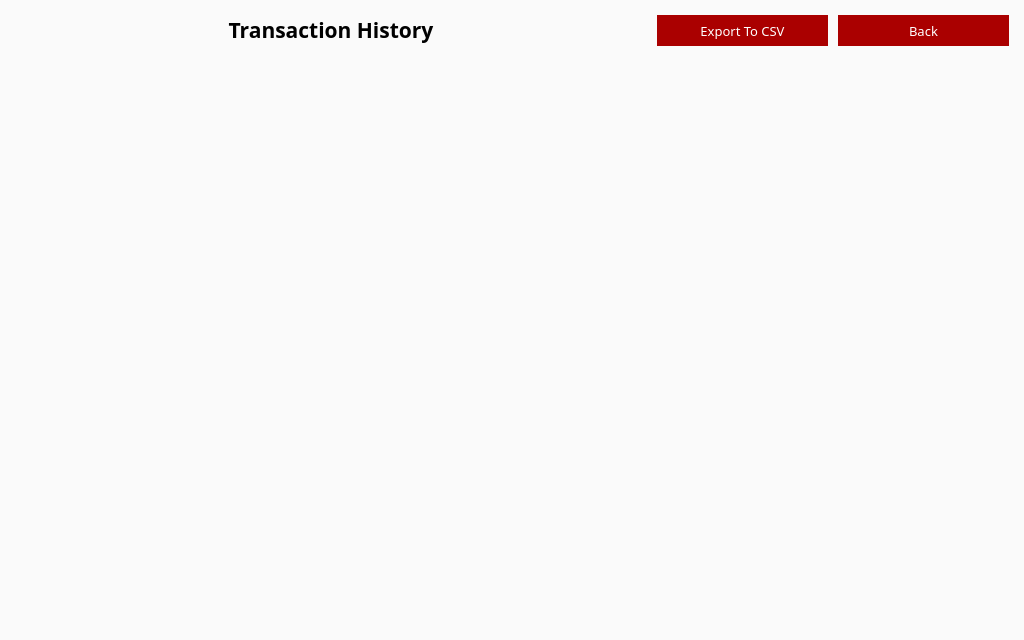
<?xml version="1.0" encoding="UTF-8"?>
<ui version="4.0">
 <class>TransactionsFrame</class>
 <widget class="QFrame" name="TransactionsFrame">
  <property name="geometry">
   <rect>
    <x>0</x>
    <y>0</y>
    <width>1024</width>
    <height>640</height>
   </rect>
  </property>
  <property name="sizePolicy">
   <sizepolicy hsizetype="Preferred" vsizetype="Preferred">
    <horstretch>0</horstretch>
    <verstretch>0</verstretch>
   </sizepolicy>
  </property>
  <property name="minimumSize">
   <size>
    <width>1024</width>
    <height>640</height>
   </size>
  </property>
  <property name="maximumSize">
   <size>
    <width>16777215</width>
    <height>16777215</height>
   </size>
  </property>
  <property name="font">
   <font>
    <family>Poppins</family>
    <pointsize>9</pointsize>
   </font>
  </property>
  <property name="windowTitle">
   <string>Frame</string>
  </property>
  <property name="styleSheet">
   <string notr="true">border: 0px;
color: rgb(0, 0, 0);
background-color: rgb(250, 250, 250);
font-family: Poppins;</string>
  </property>
  <property name="frameShape">
   <enum>QFrame::NoFrame</enum>
  </property>
  <property name="frameShadow">
   <enum>QFrame::Plain</enum>
  </property>
  <property name="lineWidth">
   <number>0</number>
  </property>
  <layout class="QVBoxLayout" name="verticalLayout">
   <property name="leftMargin">
    <number>15</number>
   </property>
   <property name="topMargin">
    <number>0</number>
   </property>
   <property name="rightMargin">
    <number>15</number>
   </property>
   <property name="bottomMargin">
    <number>25</number>
   </property>
   <item>
    <layout class="QHBoxLayout" name="horizontalLayout_2">
     <property name="spacing">
      <number>10</number>
     </property>
     <property name="topMargin">
      <number>15</number>
     </property>
     <property name="bottomMargin">
      <number>10</number>
     </property>
     <item>
      <widget class="QLabel" name="label">
       <property name="maximumSize">
        <size>
         <width>16777215</width>
         <height>31</height>
        </size>
       </property>
       <property name="font">
        <font>
         <family>Poppins</family>
         <pointsize>15</pointsize>
        </font>
       </property>
       <property name="styleSheet">
        <string notr="true">color: #ddd;</string>
       </property>
       <property name="text">
        <string>&lt;html&gt;&lt;head/&gt;&lt;body&gt;&lt;p align=&quot;center&quot;&gt;&lt;span style=&quot; font-size:16pt; font-weight:600; color:#000000;&quot;&gt;Transaction History&lt;/span&gt;&lt;/p&gt;&lt;/body&gt;&lt;/html&gt;</string>
       </property>
      </widget>
     </item>
     <item>
      <widget class="QPushButton" name="m_csvButton">
       <property name="minimumSize">
        <size>
         <width>171</width>
         <height>31</height>
        </size>
       </property>
       <property name="maximumSize">
        <size>
         <width>171</width>
         <height>31</height>
        </size>
       </property>
       <property name="font">
        <font>
         <family>Poppins</family>
         <pointsize>-1</pointsize>
        </font>
       </property>
       <property name="cursor">
        <cursorShape>PointingHandCursor</cursorShape>
       </property>
       <property name="styleSheet">
        <string notr="true">color: rgb(255, 255, 255);
background-color: rgb(170, 0, 0);
font-size: 13px;
font-family: Poppins;</string>
       </property>
       <property name="text">
        <string>Export To CSV</string>
       </property>
      </widget>
     </item>
     <item>
      <widget class="QPushButton" name="m_backButton">
       <property name="maximumSize">
        <size>
         <width>171</width>
         <height>31</height>
        </size>
       </property>
       <property name="font">
        <font>
         <family>Poppins</family>
         <pointsize>-1</pointsize>
        </font>
       </property>
       <property name="cursor">
        <cursorShape>PointingHandCursor</cursorShape>
       </property>
       <property name="styleSheet">
        <string notr="true">color: rgb(255, 255, 255);
background-color: rgb(170, 0, 0);
font-size: 13px;
font-family: Poppins;</string>
       </property>
       <property name="text">
        <string>Back</string>
       </property>
      </widget>
     </item>
    </layout>
   </item>
   <item>
    <widget class="QTreeView" name="m_transactionsView">
     <property name="minimumSize">
      <size>
       <width>990</width>
       <height>560</height>
      </size>
     </property>
     <property name="maximumSize">
      <size>
       <width>16777215</width>
       <height>16777215</height>
      </size>
     </property>
     <property name="font">
      <font>
       <family>Poppins</family>
       <pointsize>9</pointsize>
      </font>
     </property>
     <property name="styleSheet">
      <string notr="true">QHeaderView::section {
	background-color: rgb(220, 220, 220);
	color: rgb(0, 0, 0);
	font-family: Poppins;
    font-size: 12px;
    border: 0px solid white;
	border-bottom: 1px solid black;
   height: 35px;
}

QTreeView::item
{
    font: 10px;
	color: rgb(0, 0, 0);
    height: 30px;
}

QTreeView::branch:selected {
	background-color: rgb(170, 0, 0);
	color: black;
}

QWidget:item:selected {
	background-color: rgb(220, 220, 220);
	color: rgb(0, 0, 0);
}</string>
     </property>
     <property name="frameShape">
      <enum>QFrame::StyledPanel</enum>
     </property>
     <property name="frameShadow">
      <enum>QFrame::Plain</enum>
     </property>
     <property name="lineWidth">
      <number>0</number>
     </property>
     <property name="midLineWidth">
      <number>0</number>
     </property>
     <property name="horizontalScrollBarPolicy">
      <enum>Qt::ScrollBarAlwaysOff</enum>
     </property>
     <property name="sizeAdjustPolicy">
      <enum>QAbstractScrollArea::AdjustToContentsOnFirstShow</enum>
     </property>
     <property name="editTriggers">
      <set>QAbstractItemView::EditKeyPressed</set>
     </property>
     <property name="alternatingRowColors">
      <bool>false</bool>
     </property>
     <property name="indentation">
      <number>5</number>
     </property>
     <property name="rootIsDecorated">
      <bool>false</bool>
     </property>
     <property name="uniformRowHeights">
      <bool>true</bool>
     </property>
     <property name="itemsExpandable">
      <bool>true</bool>
     </property>
     <property name="sortingEnabled">
      <bool>false</bool>
     </property>
     <property name="expandsOnDoubleClick">
      <bool>true</bool>
     </property>
     <attribute name="headerCascadingSectionResizes">
      <bool>false</bool>
     </attribute>
     <attribute name="headerShowSortIndicator" stdset="0">
      <bool>false</bool>
     </attribute>
     <attribute name="headerStretchLastSection">
      <bool>true</bool>
     </attribute>
    </widget>
   </item>
   <item>
    <spacer name="verticalSpacer">
     <property name="orientation">
      <enum>Qt::Vertical</enum>
     </property>
     <property name="sizeHint" stdset="0">
      <size>
       <width>20</width>
       <height>40</height>
      </size>
     </property>
    </spacer>
   </item>
  </layout>
 </widget>
 <resources/>
 <connections>
  <connection>
   <sender>m_csvButton</sender>
   <signal>clicked()</signal>
   <receiver>TransactionsFrame</receiver>
   <slot>exportToCsv()</slot>
   <hints>
    <hint type="sourcelabel">
     <x>761</x>
     <y>587</y>
    </hint>
    <hint type="destinationlabel">
     <x>414</x>
     <y>306</y>
    </hint>
   </hints>
  </connection>
  <connection>
   <sender>m_transactionsView</sender>
   <signal>doubleClicked(QModelIndex)</signal>
   <receiver>TransactionsFrame</receiver>
   <slot>showTransactionDetails(QModelIndex)</slot>
   <hints>
    <hint type="sourcelabel">
     <x>414</x>
     <y>287</y>
    </hint>
    <hint type="destinationlabel">
     <x>414</x>
     <y>306</y>
    </hint>
   </hints>
  </connection>
  <connection>
   <sender>m_backButton</sender>
   <signal>clicked()</signal>
   <receiver>TransactionsFrame</receiver>
   <slot>backClicked()</slot>
   <hints>
    <hint type="sourcelabel">
     <x>1198</x>
     <y>28</y>
    </hint>
    <hint type="destinationlabel">
     <x>649</x>
     <y>349</y>
    </hint>
   </hints>
  </connection>
 </connections>
 <slots>
  <slot>exportToCsv()</slot>
  <slot>showTransactionDetails(QModelIndex)</slot>
  <slot>backClicked()</slot>
 </slots>
</ui>
